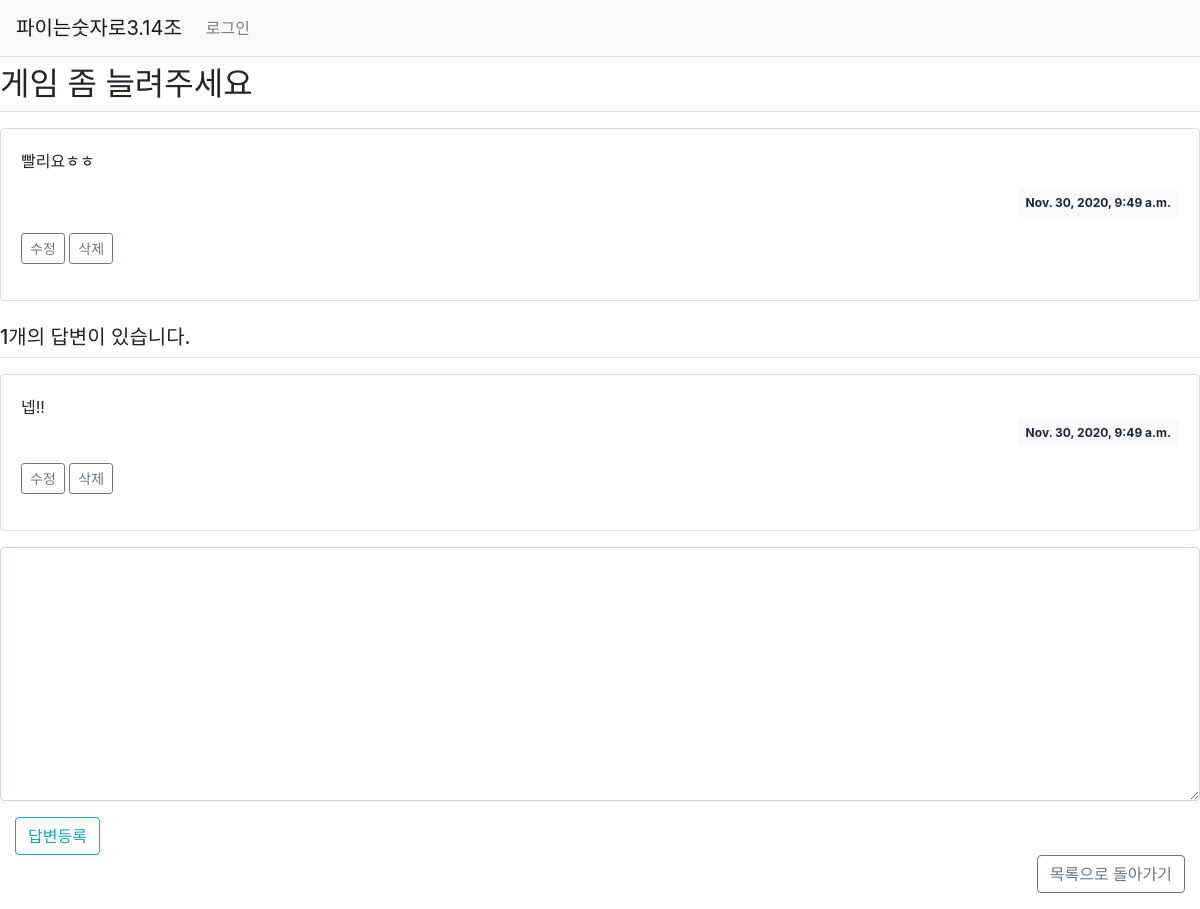
The page /game/20/ on the database its author committed.
### game/models.py (models this page shows)
class Question(models.Model):
    subject = models.CharField(max_length=200)
    content = models.TextField()
    create_date = models.DateTimeField()
    modify_data = models.DateTimeField(null=True, blank=True)

class Answer(models.Model):
    question = models.ForeignKey(Question, on_delete=models.CASCADE)
    content = models.TextField()
    create_date = models.DateTimeField()
    modify_data = models.DateTimeField(null=True, blank=True)

### game/views.py (the view)
# urls.py: path('<int:question_id>/', views.detail, name='detail'),
def detail(request, question_id):
    question = get_object_or_404(Question, pk=question_id)
    context = {'question': question}
    return render(request, 'game/question_detail.html', context)

### game/templatetags/game_filter.py (called while the page is built)
@register.filter()
def mark(value):
    extensions = ["nl2br", "fenced_code"]
    return mark_safe(markdown.markdown(value, extensions=extensions))

### templates/game/question_detail.html (shortened to what this page needs)
{% extends 'base.html' %}
{% load game_filter %}
{% block content %}
    <h2 class="border-bottom py-2">{{ question.subject }}</h2>
    <div class="card my-3">
        <div class="card-body">
            <div class="card-text">{{ question.content|mark }}</div>
            <div class="d-flex justify-content-end">
                <div class="badge badge-light p-2">
                    {% if question.modify_data %}
                        {{ question.modify_data }}
                    {% else %}
                        {{ question.create_date }}
                    {% endif %}
                </div>
            </div>
            <div class="my-3">
                <a href="{% url 'game:question_modify' question.id %}"
                    class="btn btn-sm btn-outline-secondary">수정</a>
                <a href="#" class="delete btn btn-sm btn-outline-secondary"
                    data-uri="{% url 'game:question_delete' question.id  %}">삭제</a>
            </div>
        </div>
    </div>
    <h5 class="border-bottom my-3 py-2">{{question.answer_set.count}}개의 답변이 있습니다.</h5>
    {% for answer in question.answer_set.all %}
    <div class="card my-3">
        <div class="card-body">
            <div class="card-text" style="white-space: pre-line;">{{ answer.content }}</div>
            <div class="d-flex justify-content-end">
                <div class="badge badge-light p-2">
                    {% if answer.modify_data %}
                        {{ answer.modify_data }}
                    {% else %}
                        {{ answer.create_date }}
                    {% endif %}
                </div>
            </div>
            <div class="my-3">
            <a href="{% url 'game:answer_modify' answer.id  %}"
               class="btn btn-sm btn-outline-secondary">수정</a>
            <a href="#" class="delete btn btn-sm btn-outline-secondary "
               data-uri="{% url 'game:answer_delete' answer.id  %}">삭제</a>
        </div>
        </div>
    </div>
    {% endfor %}
    <form action="{% url 'game:answer_create' question.id %}" method="post" class="my-3">
        <div class="form-group">
            <textarea name="content" id="content" class="form-control" rows="10"></textarea>
        </div>
        <form class="row mx-3">
        <div class="col">
            <input type="submit" value="답변등록" class="btn btn-outline-info">
        </div>
        <div class="col text-right">
            <a href="{% url 'game:index' %}" class="btn btn-outline-secondary">목록으로 돌아가기</a>
        </div>
        </form>
    </form>
{% endblock %}

### rows shown on the page
Question: subject "게임 좀 늘려주세요", content|mark "빨리요ㅎㅎ", create_date "Nov. 30, 2020, 9:49 a.m.", answer_set.count "1"
Answer: content "넵!!", create_date "Nov. 30, 2020, 9:49 a.m."
